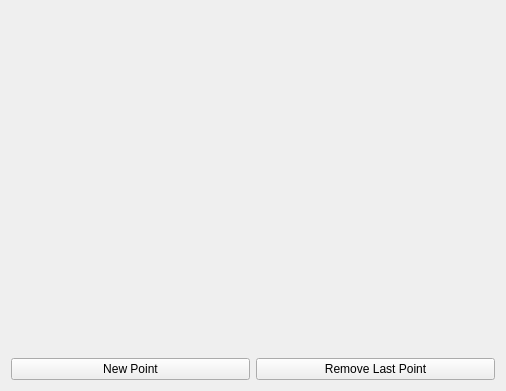
<?xml version="1.0" encoding="UTF-8"?>
<ui version="4.0">
 <class>Form</class>
 <widget class="QWidget" name="Form">
  <property name="geometry">
   <rect>
    <x>0</x>
    <y>0</y>
    <width>506</width>
    <height>391</height>
   </rect>
  </property>
  <property name="minimumSize">
   <size>
    <width>506</width>
    <height>391</height>
   </size>
  </property>
  <property name="maximumSize">
   <size>
    <width>506</width>
    <height>391</height>
   </size>
  </property>
  <property name="windowTitle">
   <string>IPC Points</string>
  </property>
  <layout class="QVBoxLayout" name="verticalLayout_2">
   <item>
    <layout class="QVBoxLayout" name="verticalLayout">
     <item>
      <widget class="QWidget" name="draw" native="true">
       <property name="sizePolicy">
        <sizepolicy hsizetype="Preferred" vsizetype="Preferred">
         <horstretch>0</horstretch>
         <verstretch>1</verstretch>
        </sizepolicy>
       </property>
      </widget>
     </item>
     <item>
      <layout class="QHBoxLayout" name="horizontalLayout">
       <item>
        <widget class="QPushButton" name="new_point_button">
         <property name="text">
          <string>New Point</string>
         </property>
        </widget>
       </item>
       <item>
        <widget class="QPushButton" name="delete_last_point_button">
         <property name="text">
          <string>Remove Last Point</string>
         </property>
        </widget>
       </item>
      </layout>
     </item>
    </layout>
   </item>
  </layout>
 </widget>
 <resources/>
 <connections/>
 <slots>
  <slot>create_point()</slot>
  <slot>remove_last_point()</slot>
 </slots>
</ui>
